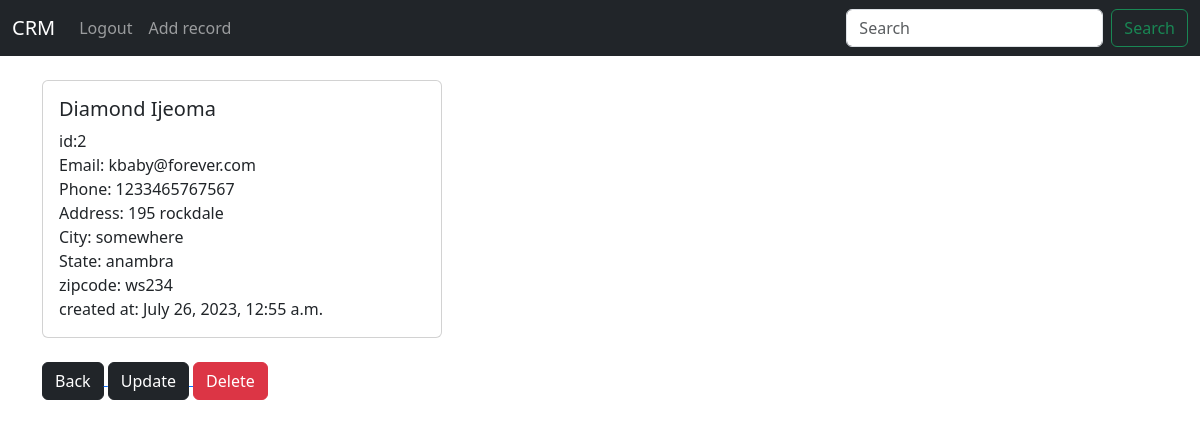
The page /record/2 (signed in) on the database its author committed.
### website/models.py (models this page shows, shortened)
class Record(models.Model):
    created_at=models.DateTimeField(auto_now_add=True)
    first_name=models.CharField(max_length=50)
    last_name=models.CharField(max_length=50)
    email=models.CharField(max_length=100)
    phone=models.CharField(max_length=15)
    address=models.CharField(max_length=100)
    city=models.CharField(max_length=50)
    state=models.CharField(max_length=50)
    zipcode=models.CharField(max_length=20)

### website/views.py (the view)
# urls.py: path('record/<int:id>',views.record,name='record'),
def record(request,id):
    if request.user.is_authenticated:
        record=Record.objects.get(id=id)
        return render(request,'record.html',{'record':record})
    else:
        messages.success("You have to be logged in to view this page")
        return redirect('home')

### website/templates/record.html
{%extends 'base.html'%}
{%block content%}
<br/>
<div class="card" style="width: 25rem;">
    <div class="card-body">
      <h5 class="card-title">{{record.first_name}} {{record.last_name}}</h5>
      <p class="card-text">
        id:{{record.id}}<br/>
       Email: {{record.email}}<br/>
        Phone:    {{record.phone}}<br/>
         Address:   {{record.address}}<br/>
        City:    {{record.city}}<br/>
          State:  {{record.state}}<br/>
          zipcode:  {{record.zipcode}}<br/>
          created at: {{record.created_at}}
    </p>
    </div>
  </div>
  <br/>
  <a href="{%url 'home' %}"><button type="button"  class="btn btn-dark">Back</button>
  </a>
  <a href="{%url 'update_record' record.id %}"><button type="button"  class="btn btn-dark">Update</button>
  </a>
  <a href="{%url 'delete_record' record.id %}"><button type="button" class="btn btn-danger">Delete</button></a>
{%endblock%}

### rows shown on the page
Record: first_name "Diamond", last_name "Ijeoma", id "2", email "kbaby@forever.com", phone "1233465767567", address "195 rockdale", city "somewhere", state "anambra", zipcode "ws234", created_at "July 26, 2023, 12:55 a.m."
